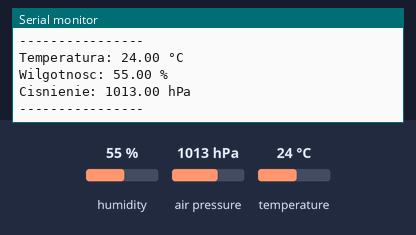
This sketch was run on a simulated Arduino Uno, built with avr-gcc and run on an emulated ATmega328P. Shown: the last lines printed to the serial monitor. The inputs (shaded band) are chosen by the test bench; at power-on: humidity 55 %, air pressure 1013 hPa, temperature 24 °C.

Above: at 2.8 s.
2.9 s: humidity set to 22 %
At 5.3 s:
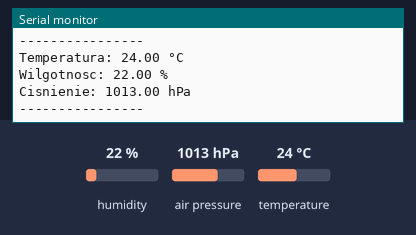
5.6 s: air pressure set to 952 hPa
At 6.7 s:
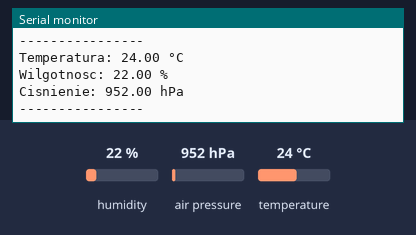

Measured:
- after the input at 2.9 s, the serial monitor: prints a new line after 1.2 s (image 1)
- after the input at 5.6 s, the serial monitor: prints a new line after 0.53 s (image 2)

The sketch:

hum_temp_press.ino
```cpp
#include <Wire.h>
#include <Adafruit_Sensor.h>
#include <Adafruit_BME280.h>

Adafruit_BME280 bme;

void setup() {
  Serial.begin(9600);

  Wire.begin();

  bool status = bme.begin(0x76);

  if (!status) {
    Serial.println("Nie znaleziono BME280!");
    while (1);
  }

  Serial.println("BME280 OK");
}

void loop() {

  Serial.print("Temperatura: ");
  Serial.print(bme.readTemperature());
  Serial.println(" °C");

  Serial.print("Wilgotnosc: ");
  Serial.print(bme.readHumidity());
  Serial.println(" %");

  Serial.print("Cisnienie: ");
  Serial.print(bme.readPressure() / 100.0F);
  Serial.println(" hPa");

  Serial.println("----------------");

  delay(2000);
}
```
